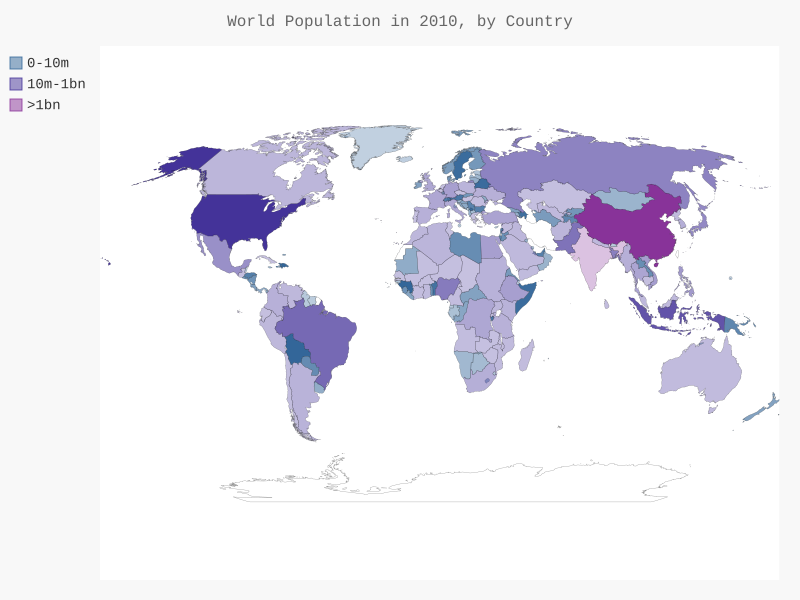

Python code for this plot:
import json	

from country_codes import get_country_code

from pygal.maps.world import World
from pygal.style import LightColorizedStyle as LCS, RotateStyle as RS

# Load the data into a list.
filename = 'population_data.json'
with open(filename) as f:
	pop_data = json.load(f)

# Build a dictionary of population data (using only the 2010 data.)
cc_populations = {}	# need a dictionary format for the World() instance later
for pop_dict in pop_data:
	if pop_dict['Year'] == '2010':
		country_name = pop_dict['Country Name']
		population = int(float(pop_dict['Value']))
		code = get_country_code(country_name)
		if code:
			# Create an entry in the dictionary.
			cc_populations[code] = population 

# Group the countries into 3 population levels.
cc_pops_1, cc_pops_2, cc_pops_3 = {}, {}, {}
for cc, pop in cc_populations.items():
	if pop < 10000000:
		cc_pops_1[cc] = pop 
	elif pop < 1000000000:
		cc_pops_2[cc] = pop
	else:
		cc_pops_3[cc] = pop

# See how many countries are in each level.
print(
	len(cc_pops_1),
	len(cc_pops_2),
	len(cc_pops_3))

wm_style = RS('#336699', base_style=LCS)
wm = World(style=wm_style)
wm.title = 'World Population in 2010, by Country'
# now we will give the separate population classes
# different names, when adding each data series
wm.add('0-10m', cc_pops_1)
wm.add('10m-1bn', cc_pops_2)
wm.add('>1bn', cc_pops_3)

wm.render_to_file('world_population.svg')
